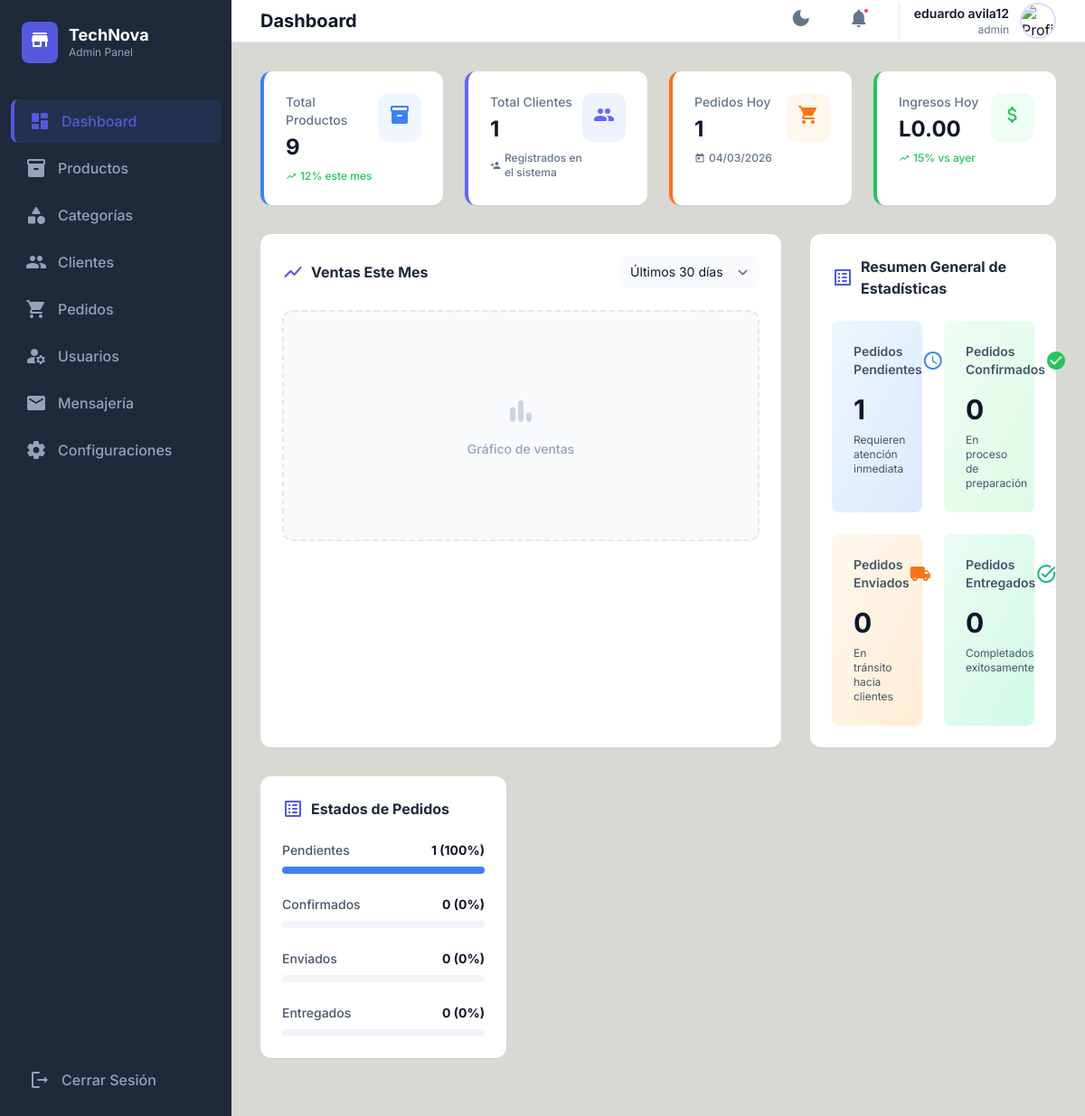
/admin/Dashboard.php (signed in), run on the app's committed database.
### tables this page shows
CREATE TABLE `configuracion` (
  `id_config` int(11) NOT NULL AUTO_INCREMENT,
  `nombre_negocio` varchar(100) DEFAULT NULL,
  `logo` varchar(255) DEFAULT NULL,
  `telefono` varchar(20) DEFAULT NULL,
  `correo` varchar(100) DEFAULT NULL,
  `direccion` varchar(200) DEFAULT NULL,
  `texto_inicio` text DEFAULT NULL,
  `redes_sociales` text DEFAULT NULL,
  `moneda` varchar(10) DEFAULT 'USD',
  `slogan` varchar(255) DEFAULT NULL,
  `horario_atencion` varchar(255) DEFAULT NULL,
  `pie_pagina` text DEFAULT NULL,
  `favicon` varchar(255) DEFAULT NULL,
  `texto_banner_superior` varchar(255) DEFAULT NULL,
  `header_menu` text DEFAULT NULL,
  `footer_columns` text DEFAULT NULL,
  `hero_etiqueta` varchar(100) DEFAULT NULL,
  `hero_titulo` varchar(200) DEFAULT NULL,
  `hero_subtitulo` varchar(200) DEFAULT NULL,
  `hero_descripcion` text DEFAULT NULL,
  `hero_imagen` varchar(255) DEFAULT NULL,
  `hero_btn_primario` varchar(100) DEFAULT 'Comprar Ahora',
  `hero_btn_secundario` varchar(100) DEFAULT 'Ver Catálogo',
  `color_primary` varchar(7) DEFAULT NULL,
  `color_primary_dark` varchar(7) DEFAULT NULL,
  `color_background_light` varchar(7) DEFAULT NULL,
  `color_background_dark` varchar(7) DEFAULT NULL,
  PRIMARY KEY (`id_config`)
);

CREATE TABLE `usuarios` (
  `id_usuario` int(11) NOT NULL AUTO_INCREMENT,
  `nombre` varchar(100) NOT NULL,
  `correo` varchar(100) NOT NULL,
  `contraseña` varchar(255) NOT NULL,
  `estado` enum('activo','inactivo') DEFAULT 'activo',
  `fecha_creacion` timestamp NOT NULL DEFAULT current_timestamp(),
  `id_rol` int(11) NOT NULL,
  PRIMARY KEY (`id_usuario`),
  UNIQUE KEY `correo` (`correo`),
  KEY `id_rol` (`id_rol`),
  CONSTRAINT `usuarios_ibfk_1` FOREIGN KEY (`id_rol`) REFERENCES `roles` (`id_rol`)
);

CREATE TABLE `roles` (
  `id_rol` int(11) NOT NULL AUTO_INCREMENT,
  `nombre` varchar(50) NOT NULL,
  `descripcion` varchar(150) DEFAULT NULL,
  PRIMARY KEY (`id_rol`),
  UNIQUE KEY `nombre` (`nombre`)
);

### admin/Dashboard.php (the view, shortened to what the rows shown need)
<?php
require_once '../core/sesiones.php';
require_once '../core/conexion.php';
$usuario = obtenerDatosUsuario();
$res_cfg_admin = mysqli_query($conexion, "SELECT * FROM configuracion WHERE id_config = 1");
$cfg_admin = ($res_cfg_admin && mysqli_num_rows($res_cfg_admin) > 0) ? mysqli_fetch_assoc($res_cfg_admin) : [];
$cfg_moneda_cod = $cfg_admin['moneda'] ?? 'HNL';
$simbolos_moneda = ['USD' => '$', 'EUR' => '€', 'MXN' => '$', 'COP' => '$', 'ARS' => '$', 'GTQ' => 'Q', 'HNL' => 'L', 'CRC' => '₡'];
$cfg_moneda = $simbolos_moneda[$cfg_moneda_cod] ?? $cfg_moneda_cod;
$hoy = date('Y-m-d');
$res_ingresos_hoy = mysqli_query($conexion, "SELECT SUM(total) AS total FROM pedidos WHERE DATE(fecha_pedido) = '$hoy' AND estado IN ('confirmado', 'enviado', 'entregado')");
$resultado_ingresos = mysqli_fetch_assoc($res_ingresos_hoy);
$ingresos_hoy = !empty($resultado_ingresos['total']) ? floatval($resultado_ingresos['total']) : 0;
$admin_nombre = htmlspecialchars($cfg_admin['nombre_negocio'] ?? 'Mi Negocio');
?>
<!DOCTYPE html>
<html class="light" lang="es"><head>
<script src="https://cdn.tailwindcss.com?plugins=forms,typography"></script>
<link href="https://cdnjs.cloudflare.com/ajax/libs/font-awesome/6.4.0/css/all.min.css" rel="stylesheet"/>
</head>
<body class="bg-background-light dark:bg-background-dark text-slate-900 dark:text-slate-100 transition-colors duration-200">
<div class="flex h-screen overflow-hidden">
<aside class="w-64 bg-sidebar-dark text-white flex-shrink-0 flex flex-col hidden lg:flex">
<div class="p-6 flex items-center gap-3">
<div>
<h1 class="font-bold text-lg leading-tight"><?php echo $admin_nombre; ?></h1>
<p class="text-xs text-slate-400">Admin Panel</p>
</div>
</div>
</aside>
<div class="flex-1 flex flex-col overflow-y-auto">
<header class="h-16 bg-white dark:bg-slate-900 border-b border-slate-200 dark:border-slate-800 px-8 flex items-center justify-between sticky top-0 z-10">
<h2 id="page-title" class="text-xl font-bold dark:text-white">Dashboard</h2>
<div class="flex items-center gap-6">
<div class="flex items-center gap-3 pl-4 border-l border-slate-200 dark:border-slate-800">
<div class="text-right hidden sm:block">
<p class="text-sm font-semibold dark:text-white"><?php echo htmlspecialchars($usuario['nombre'] ?? 'Usuario'); ?></p>
<p class="text-xs text-slate-500"><?php echo htmlspecialchars($usuario['nombre_rol'] ?? 'Sin rol'); ?></p>
</div>
</div>
</div>
</header>
<main id="main-content" class="p-8">
<div class="grid grid-cols-1 md:grid-cols-2 lg:grid-cols-4 gap-6 mb-8">
<div class="bg-white dark:bg-slate-900 p-6 rounded-xl border-l-4 border-green-500 shadow-sm hover:shadow-md transition-shadow">
<div class="flex justify-between items-start">
<div>
<p class="text-sm text-slate-500 dark:text-slate-400 font-medium">Ingresos Hoy</p>
<h3 class="text-2xl font-bold mt-1"><?php echo htmlspecialchars($cfg_moneda); ?><?php echo number_format($ingresos_hoy, 2); ?></h3>
<p class="text-xs text-green-500 mt-2 flex items-center font-medium">
<span class="material-icons-round text-xs mr-1">trending_up</span> 15% vs ayer
                                </p>
</div>
</div>
</div>
</div>
</main>
</div>
</div>
</body></html>

### data on the page
configuracion: nombre_negocio "TechNova", moneda "L"
usuarios: nombre "eduardo avila12", id_rol.nombre "admin"

### other printed values
$total_productos "9"
$total_clientes "1"
$pedidos_hoy "1"
$ingresos_hoy "0.00"
$pedidos_pendientes "1"
$pedidos_confirmados "0"
$pedidos_enviados "0"
$pedidos_entregados "0"
$porcentaje_pendientes "100"
$porcentaje_confirmados "0"
$porcentaje_enviados "0"
$porcentaje_entregados "0"
